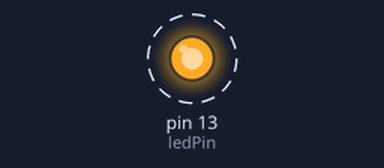
The sketch below on a simulated Arduino Uno, built with avr-gcc and run on an emulated ATmega328P. Shown: output pins drawn as LEDs (lit = HIGH). Dashed ring = blinking.

Above: at 0.5 s.
Timing chart, 0 to 4.6 s (numbered marks = the images above):
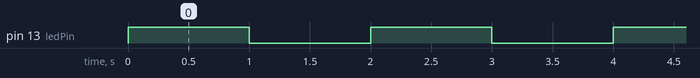

Measured:
- by itself, pin 13 (ledPin): alternates HIGH for 1.0 s and LOW for 1.0 s

The sketch:

sketch_apr29b.ino
```cpp
/*
*  Blink
*
*  The basic Arduino example. Turns on an LED on for one second,
*  then off for one second, and so on... We use pin 13 because
*  depending on your Arduino board, it has either a built-in LED
*  or a built-in resistor so that you need only an LED.
*
*  http://www.arduino.cc/en/Tutorial/Blink
*/

/*
*  There are two special functions that are a part of every Arduino sketch:
*  setup() and loop(). The setup() is called once, when the sketch starts.
*  It's a good place to do setup tasks like setting pin modes or initializing
*  libraries. The loop() function is called over and over and is heart of most sketches.
*  You need to include both functions in your sketch, even if you don't need them for
*  anything.
*/

//  VARS
int ledPin = 13; // LED connected to digital pin 13

//  FUNCTIONS
//  setup routine runs once when you press reset
void setup()
{
  Serial.begin(100);
  pinMode(ledPin, OUTPUT); //sets the digital pin as output
}

//  DELAY
//delay(1000); //creates a 1 second delay

void loop()
{
  //  Outputs a value on a pin
digitalWrite(ledPin, HIGH); //turns the LED on (HIGH is the voltage level)
/*  sets the ledPin(pin 13) to HIGH, or 5 volts.
*  Writing a LOW to pin connects it to ground, or 0 volts
*/

/*
*  The delay() causes the Arduino to wait for the specified number of
*  milliseconds before continuing on to the next line. There are 1000 milliseconds
*  in a second, so the line:
*/

//  DELAY
delay(1000); //creates a 1 second delay

digitalWrite(ledPin, LOW); //turns the LED off by making the voltage LOW
delay(1000);  //waits for 1 second
}
```
